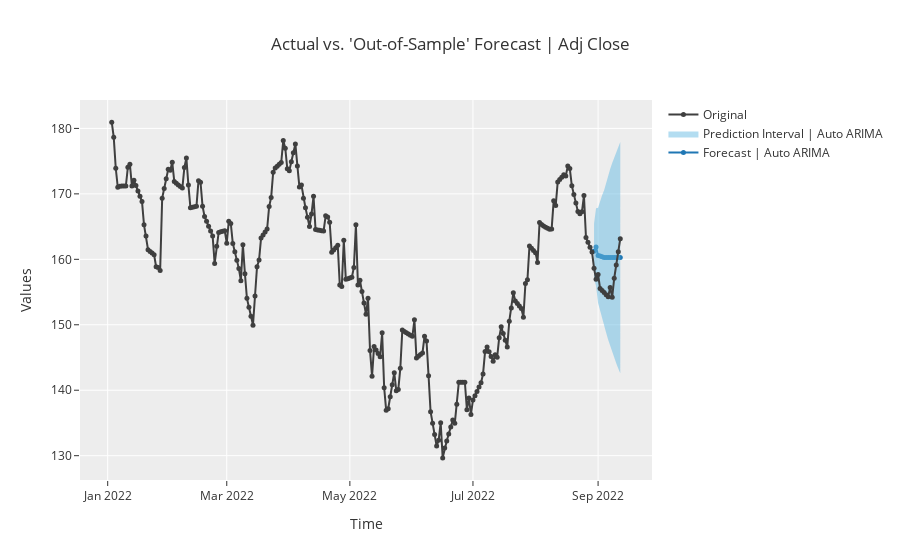

The notebook cell this image was saved under:
### Code cell
auto_arima = exp.create_model('auto_arima', fold=3)
plot_model(auto_arima)

### Figure 1 — Plotly figure (JSON) as saved in the notebook; plotly's stock layout.template omitted (floating-point values rounded to 4 significant figures; data arrays with more than 128 entries replaced by an {"elided": "..."} marker saying what was removed)
{"data": [{"line": {"color": "#1f77b4"}, "marker": {"size": 5}, "mode": "lines+markers", "name": "Forecast | Auto ARIMA", "showlegend": true, "type": "scatter", "x": ["2022-08-30T00:00:00", "2022-08-31T00:00:00", "2022-09-01T00:00:00", "2022-09-02T00:00:00", "2022-09-03T00:00:00", "2022-09-04T00:00:00", "2022-09-05T00:00:00", "2022-09-06T00:00:00", "2022-09-07T00:00:00", "2022-09-08T00:00:00", "2022-09-09T00:00:00", "2022-09-10T00:00:00", "2022-09-11T00:00:00", "2022-09-12T00:00:00"], "y": [161.2, 161.9, 160.6, 160.5, 160.4, 160.3, 160.3, 160.3, 160.3, 160.3, 160.3, 160.3, 160.3, 160.3]}, {"line": {"width": 0}, "marker": {"color": "#68BBE3"}, "mode": "lines", "name": "Lower Interval", "showlegend": false, "type": "scatter", "x": ["2022-08-30T00:00:00", "2022-08-31T00:00:00", "2022-09-01T00:00:00", "2022-09-02T00:00:00", "2022-09-03T00:00:00", "2022-09-04T00:00:00", "2022-09-05T00:00:00", "2022-09-06T00:00:00", "2022-09-07T00:00:00", "2022-09-08T00:00:00", "2022-09-09T00:00:00", "2022-09-10T00:00:00", "2022-09-11T00:00:00", "2022-09-12T00:00:00"], "y": [157.0, 155.9, 153.3, 152.1, 151.0, 150.0, 148.8, 147.7, 146.7, 145.8, 144.9, 144.1, 143.3, 142.6]}, {"fill": "tonexty", "fillcolor": "rgba(104,187,227,0.5)", "line": {"width": 0}, "marker": {"color": "#68BBE3"}, "mode": "lines", "name": "Prediction Interval | Auto ARIMA", "showlegend": true, "type": "scatter", "x": ["2022-08-30T00:00:00", "2022-08-31T00:00:00", "2022-09-01T00:00:00", "2022-09-02T00:00:00", "2022-09-03T00:00:00", "2022-09-04T00:00:00", "2022-09-05T00:00:00", "2022-09-06T00:00:00", "2022-09-07T00:00:00", "2022-09-08T00:00:00", "2022-09-09T00:00:00", "2022-09-10T00:00:00", "2022-09-11T00:00:00", "2022-09-12T00:00:00"], "y": [165.4, 167.8, 167.9, 168.9, 169.8, 170.6, 171.7, 172.8, 173.8, 174.7, 175.6, 176.4, 177.2, 177.9]}, {"marker": {"color": "#3f3f3f", "size": 5}, "mode": "lines+markers", "name": "Original", "showlegend": true, "type": "scatter", "x": {"elided": "253 str values"}, "y": {"elided": "253 float values"}}], "layout": {"showlegend": true, "title": {"text": "Actual vs. 'Out-of-Sample' Forecast | Adj Close"}, "xaxis": {"title": {"text": "Time"}}, "yaxis": {"title": {"text": "Values"}}}}
